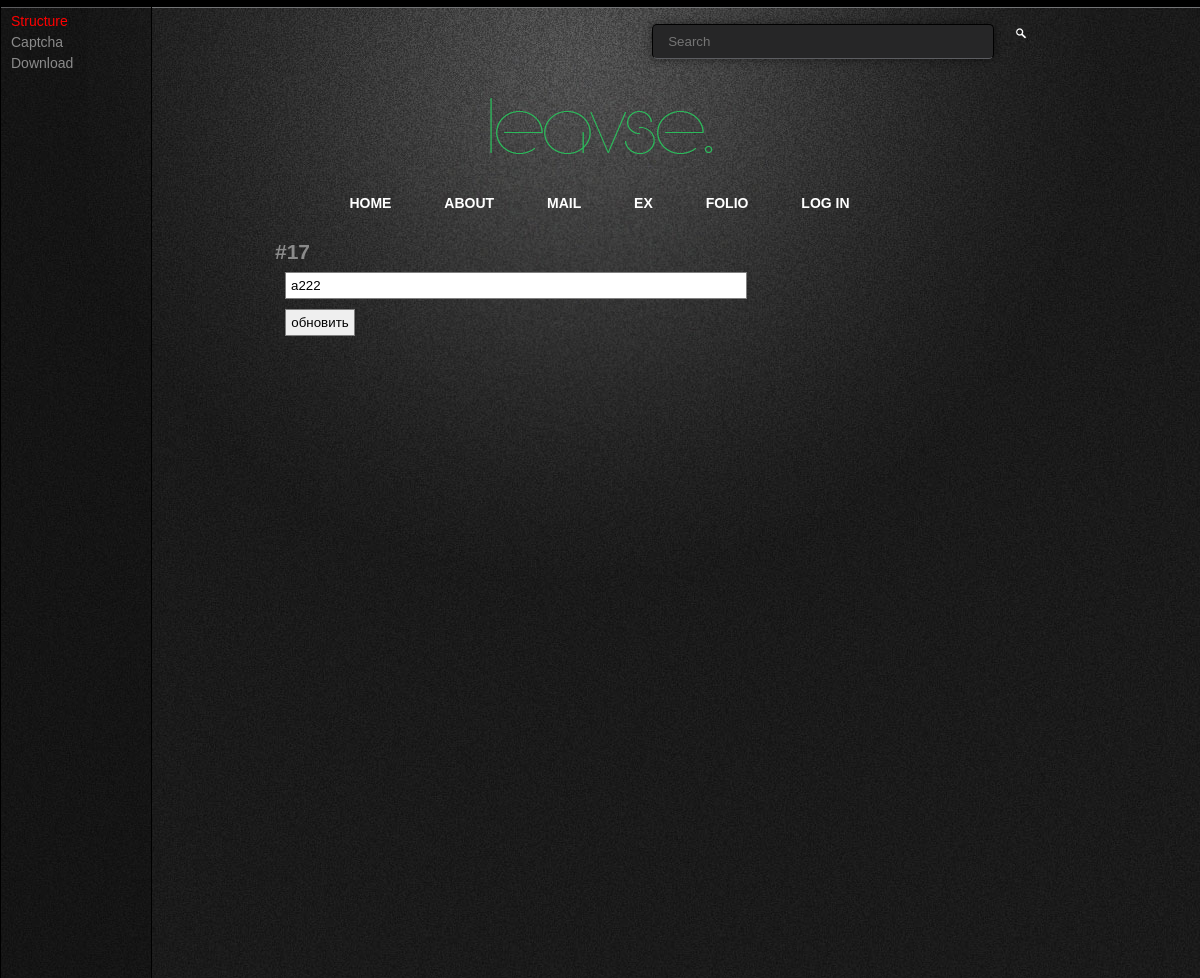
Before: /about/edit/17 with the older database file.
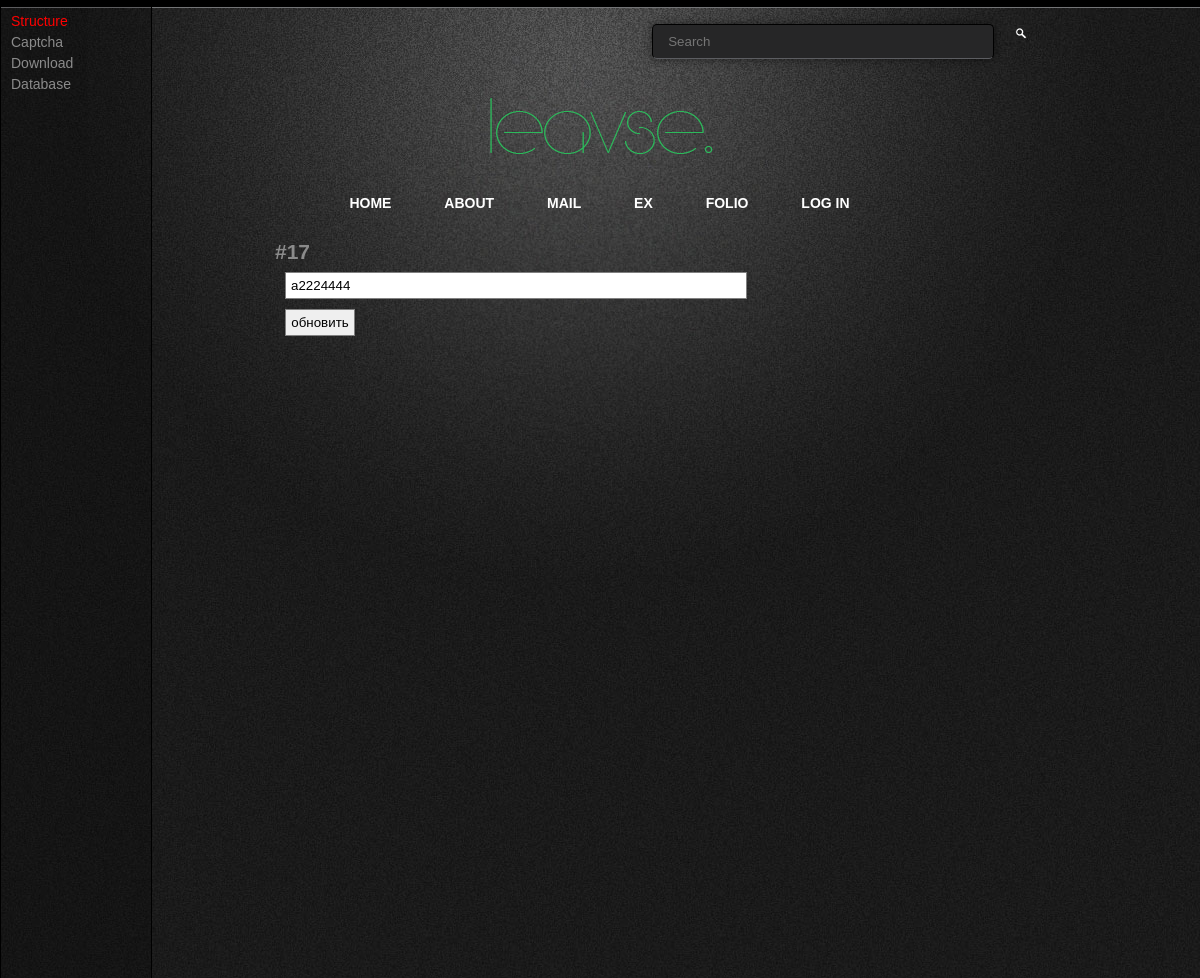
After: the same page with the newer database file.
### tables this page shows
CREATE TABLE IF NOT EXISTS `content` (
  `id` int(11) NOT NULL AUTO_INCREMENT,
  `title` varchar(255) NOT NULL,
  `link` varchar(255) NOT NULL,
  `tag` varchar(255) NOT NULL,
  `meta_d` varchar(255) NOT NULL,
  `meta_k` varchar(255) NOT NULL,
  `content` text NOT NULL,
  `date` date NOT NULL,
  `time` time NOT NULL,
  PRIMARY KEY (`id`)
);

CREATE TABLE IF NOT EXISTS `user` (
  `id` int(11) NOT NULL AUTO_INCREMENT,
  `name` varchar(255) DEFAULT NULL,
  PRIMARY KEY (`id`)
);

### index.php (called while the page is built, shortened)
<?php session_start();
require './system/config/database.php';
new Bootstrap();

### application/models/shortlink.php (called while the page is built, shortened)
<?php
    class shortlink extends Controller{
        public static $t;
        function __construct() {
            self::$t = $this->get_db->selectMulti('content');
        }
        public static function gogo(){
            return self::$t;
        }
    }

### system/libs/database.php (called while the page is built, shortened)
<?php
class Database extends PDO{
    public function select($table, $data){
        $where = $this->generalAndArray($data);
        $sql = $this->prepare("SELECT * FROM `$table` WHERE $where");
        $sql->execute($data);
        return $sql->fetch(PDO::FETCH_OBJ);
    }
    public function selectMulti($table){
        $sql = $this->query("SELECT * FROM `$table`");
        return $sql->fetchAll(PDO::FETCH_CLASS, "stdClass");
    }
    private function generalAndArray($data){
        ksort($data);
        return implode(" AND ", array_map(function($str){return '`'.$str.'` = :'.$str;}, array_keys($data)));
    }
}

### application/models/get_db.php (called while the page is built, shortened)
<?php
    class get_db extends Model{
        function selectMulti($table){
            return $this->db->selectMulti($table);
        }
        function select($id, $table = 'user'){
            return $this->db->select($table, $id);
        }
    }

### system/libs/registry.php (called while the page is built, shortened)
<?php
class Registry{
        public static $_obj = array();
        public static function set($name, $object){
            self::$_obj[$name] = $object;
        }
        public static function get($name = NULL){
            if(!empty(self::$_obj)){
                return self::$_obj[$name];
            }
        }
}

### system/libs/model.php (called while the page is built, shortened)
<?php
class Model{
    function __construct(){
        $this->db = Registry::get('DB');
    }
}

### system/libs/session.php (called while the page is built, shortened)
<?php
class Session {
    public static function get($key, $secondKey = false){
		return false;
	}
}

### application/views/about/edit.php (the view, shortened to what this page needs)
<h2>#<?php echo $user->id?></h2>
<form action="" method="post">
<input type="text" name="name" value="<?php echo $user->name?>" /><br />
<input type="submit" name="update" value="обновить" />
</form>

### application/views/header.php (shortened to what this page needs)
<!DOCTYPE html>
<html>
<head>
    <link rel="stylesheet" type="text/css" href="<?php echo M4A1_HOST; ?>public/css/style.css" />
    <link rel="stylesheet" type="text/css" href="<?php echo M4A1_HOST; ?>usefull/jqueryFileTree/jqueryFileTree.css" />    <script type="text/javascript" src="<?php echo M4A1_HOST;?>public/js/jQuery.js"></script>
</head>
<body>
<div style="height: 7px; background: black; border-bottom: 1px solid #737476; z-index: 99;"></div>
<div style="height: 40px; width: 1000px;">
    <div id="search" >
        <form action="" method="post" id="search-form">
                <input type="text" placeholder="Search" name="s" />
                <input type="submit" name="search" id="searchBtn" value="" />
            </form>
        </div>
</div>
<div id="content">
<div id="info">
    <div id="transparent"></div>
    <div id="info_content">
        <ul>
        <li>structure</li>
        <?php
            $link = new shortlink();
            $link = shortlink::gogo();
        ?>
        <?php foreach ($link as $value):?>
            <li>
                <a href="<?php echo M4A1_HOST;?>content/show/<?php echo $value->link;?>">
                    <?php echo $value->title?>
                </a>
            </li>
        <?php endforeach;?>
        </ul>
    </div>
</div>
    <h1 id="logo"><a href="/"><img src="<?php echo M4A1_HOST;?>public/img/leavse.png"></a></h1>
    <div id="menu">
        <a href="<?php echo M4A1_HOST;?>">Home</a>
        <a href="<?php echo M4A1_HOST;?>about">About</a>
        <a href="<?php echo M4A1_HOST;?>mail">Mail</a>
        <a href="<?php echo M4A1_HOST;?>ex">EX</a>
        <a href="<?php echo M4A1_HOST;?>folio">folio</a>
        <?php if(!Session::get('login')):?>
            <a href="<?php echo M4A1_HOST;?>log/in">log In</a>
        <?php else:?>
            <a href="<?php echo M4A1_HOST;?>log/out">log Out</a>
        <?php endif;?>
    </div>

Changed rows visible on the page:
added content: title "Database"
changed user id 17: name "a222" → "a2224444"
